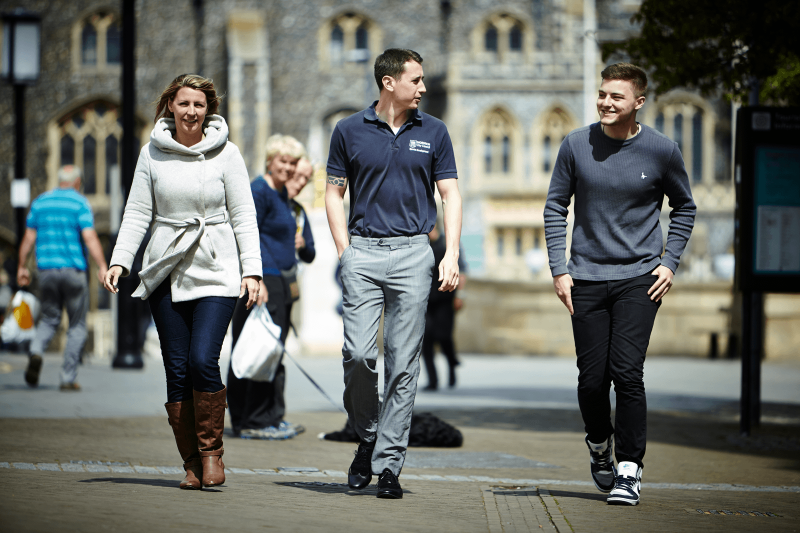
#> input picture media/city-walk.png, 1600 x 1066 px, found by its file name (shown at 1/2 size)
$ python open_photo.py
#> lines starting #> are read from the running program, lines starting #| are printed output that depends on the picture
print("Belajar citra opencv2")
print("v 0.1 alpha friansh.2k19\n")

x = 1
y = 0

import cv2

img = cv2.imread('city-walk.png', 1)
#> img is the input picture: shape (1066, 1600, 3); mean B, G, R 104.4, 110.3, 107.3

print("Image size: " + str(img.shape[x]) + "x" + str(img.shape[y]))
#| Image size: 1600x1066

img = cv2.resize(img, (round(img.shape[x]/2), round(img.shape[y]/2)))
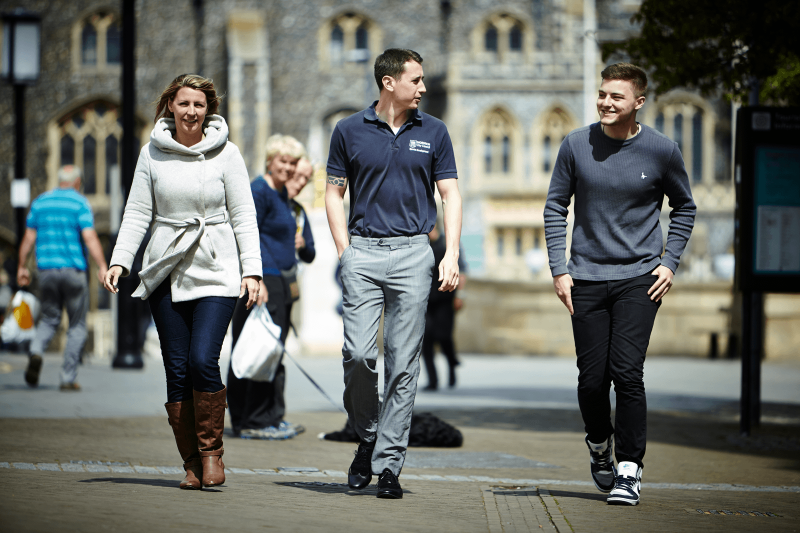
#> img: shape (533, 800, 3); mean B, G, R 104.6, 110.4, 107.5


img = cv2.line(img, (round(img.shape[x]/2), 0), (round(img.shape[x]/2), img.shape[y]), (255, 0, 0), 4)
img = cv2.line(img, (0, round(img.shape[y]/2)), (img.shape[x], round(img.shape[y]/2)), (255, 0, 0), 4)
img = cv2.circle(img, (round(img.shape[x]/2), round(img.shape[y]/2)), 100, (0, 255, 0), 10)
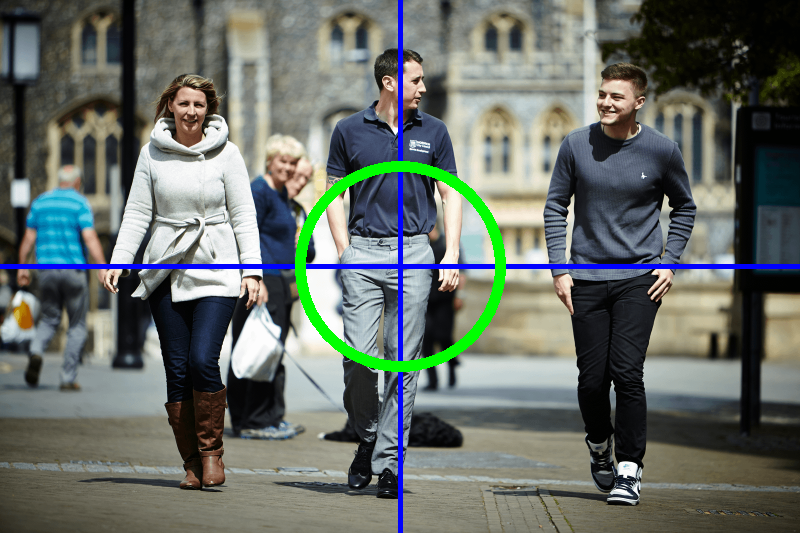
#> img: shape (533, 800, 3); mean B, G, R 104, 110.1, 103.2

cv2.imshow("NIH!", img)


cv2.waitKey(0)
